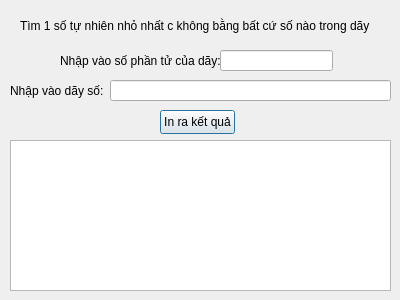
<?xml version="1.0" encoding="UTF-8"?>
<ui version="4.0">
 <class>Bai7_Tuan3</class>
 <widget class="QDialog" name="Bai7_Tuan3">
  <property name="geometry">
   <rect>
    <x>0</x>
    <y>0</y>
    <width>400</width>
    <height>300</height>
   </rect>
  </property>
  <property name="windowTitle">
   <string>Bai7_Tuan3</string>
  </property>
  <widget class="QLabel" name="label">
   <property name="geometry">
    <rect>
     <x>20</x>
     <y>10</y>
     <width>351</width>
     <height>31</height>
    </rect>
   </property>
   <property name="text">
    <string>Tìm 1 số tự nhiên nhỏ nhất c không bằng bất cứ số nào trong dãy</string>
   </property>
  </widget>
  <widget class="QLabel" name="label_3">
   <property name="geometry">
    <rect>
     <x>10</x>
     <y>80</y>
     <width>101</width>
     <height>21</height>
    </rect>
   </property>
   <property name="text">
    <string>Nhập vào dãy số:</string>
   </property>
  </widget>
  <widget class="QLineEdit" name="lineEdit_2">
   <property name="geometry">
    <rect>
     <x>110</x>
     <y>80</y>
     <width>281</width>
     <height>21</height>
    </rect>
   </property>
  </widget>
  <widget class="QPushButton" name="pushButton">
   <property name="geometry">
    <rect>
     <x>160</x>
     <y>110</y>
     <width>75</width>
     <height>24</height>
    </rect>
   </property>
   <property name="text">
    <string>In ra kết quả</string>
   </property>
  </widget>
  <widget class="QLabel" name="label_2">
   <property name="geometry">
    <rect>
     <x>60</x>
     <y>50</y>
     <width>161</width>
     <height>21</height>
    </rect>
   </property>
   <property name="text">
    <string>Nhập vào số phần tử của dãy:</string>
   </property>
  </widget>
  <widget class="QLineEdit" name="lineEdit">
   <property name="geometry">
    <rect>
     <x>220</x>
     <y>50</y>
     <width>113</width>
     <height>21</height>
    </rect>
   </property>
  </widget>
  <widget class="QTextEdit" name="textEdit">
   <property name="geometry">
    <rect>
     <x>10</x>
     <y>140</y>
     <width>381</width>
     <height>151</height>
    </rect>
   </property>
  </widget>
 </widget>
 <layoutdefault spacing="6" margin="11"/>
 <resources/>
 <connections/>
</ui>
